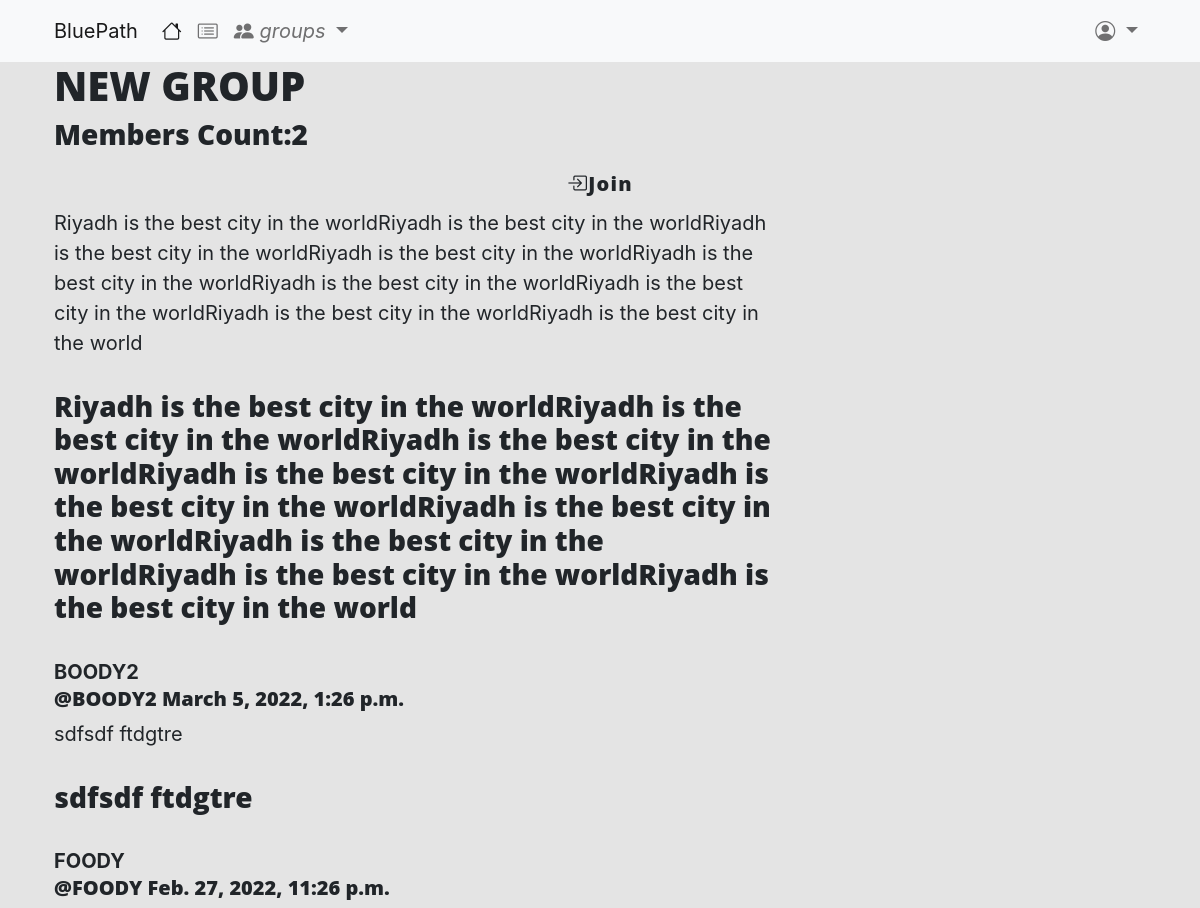
The app's page /groups/post/in/new-group/, older data.
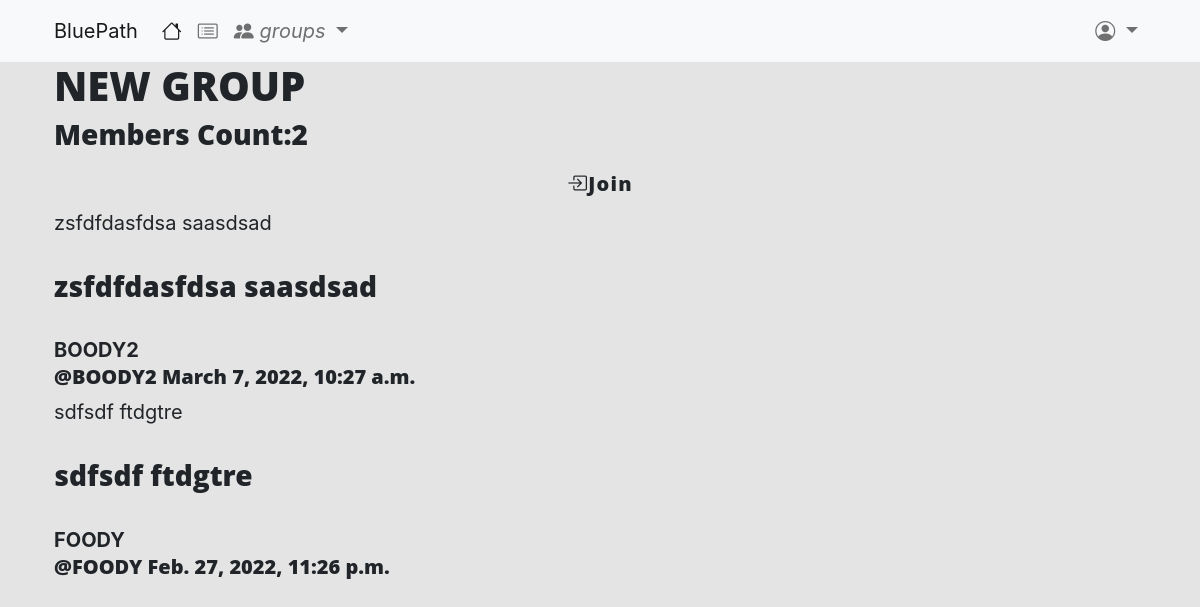
The same page, newer data.
### posts/models.py (models this page shows, shortened)
class Post(models.Model):
    user = models.ForeignKey(User, related_name='posts', on_delete=models.CASCADE)
    created_at = models.DateTimeField(auto_now=True)
    message = models.TextField()
    message_html = models.TextField(editable=False)
    group = models.ForeignKey(Group, related_name='posts', on_delete=models.CASCADE, null=True, blank=True )
    def __str__(self):
        return self.message
    class Meta():
        ordering = ['-created_at']
        unique_together = ['user', 'message']

### groups/views.py (the view)
# urls.py: path('post/in/<str:slug>/', views.SingleGroup.as_view(), name='single'),
class SingleGroup(generic.DetailView):
    model = models.Group

### groups/templates/groups/group_detail.html
{% extends 'groups/group_base.html' %}
{% block pregroup %}
    <h1>{{group.name}}</h1>
    <h3>Members Count:{{group.members.count}}</h3>
    {% if user in group.members.all %}
        <a href="{% url 'groups:leave' slug=group.slug %}" class="btn btn-lg btn-fill btn-waring"><i class="bi bi-box-arrow-left"></i>Leave</a>
        {% else %}
        <a href="{% url 'groups:join' slug=group.slug %}" class="btn btn-lg btn-fill btn-waring"><i class="bi bi-box-arrow-in-right"></i>Join</a>
    {% endif %}
{% endblock %}
{% block group_content %}
    <div class="col-md-8">
        {% if group.posts.count == 0 %}
                <h2>No Post</h2>
            {% else %}
            {% for post in group.posts.all %}
                {{post}}
                {% include "posts/_post.html" %}
            {% endfor %}
        {% endif %}
    </div>
{% endblock %}

### posts/templates/posts/_post.html (shortened to what this page needs)
<div class="post media">
    <h3>{{post.message_html|safe}}</h3>
    <div class="media-body">
        <strong>{{post.user.username}}</strong>
        <h5 class="media-heading">
            <span class="username">
                <a href="{% url 'posts:for_user' username=post.user.username %}">@{{post.user.username}}</a>
            </span>
            <time class="time">
                <a href="{% url 'posts:single' username=post.user.username pk=post.pk %}">{{post.created_at}}</a>
            </time>
        </h5>
    </div>
</div>

Row changes from the older to the newer data that the page shows:
removed Post: message "Riyadh is the best city in the worldRiyadh is the best city in the worldRiyadh is the best city in the worldRiyadh is the best city in the worldRiyadh is the best city in the worldRiyadh is the best city in the worldRiyadh is the best city in the worldRiyadh is the best city in the worldRiyadh is the best city in the world", message_html "Riyadh is the best city in the worldRiyadh is the best city in the worldRiyadh is the best city in the worldRiyadh is the best city in the worldRiyadh is the best city in the worldRiyadh is the best city in the worldRiyadh is the best city in the worldRiyadh is the best city in the worldRiyadh is the best city in the world", user.username "BOODY2", created_at "March 5, 2022, 1:26 p.m."
added Post: message "zsfdfdasfdsa saasdsad", message_html "zsfdfdasfdsa saasdsad", user.username "BOODY2", created_at "March 7, 2022, 10:27 a.m."
